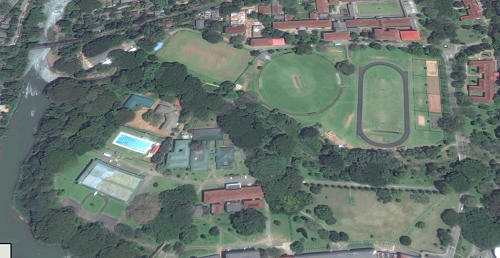
//> input picture 01/Project/Project/3.png, 500 x 258 px
$ ./Cap   (built with g++ and OpenCV 4)
//> lines starting //> are read from the running program, lines starting //| are printed output that depends on the picture; after the words box and inside, x2 and y2 are one past the last pixel; in counts of white or black regions, pixels touching at a corner belong together
#include "opencv/cv.h"
#include "opencv/highgui.h"
#include "opencv2/opencv.hpp"
#include "opencv2/core/core.hpp"
#include "opencv2/opencv.hpp"
#include "opencv2/highgui/highgui.hpp"
#include "opencv2/imgproc/imgproc.hpp"
#include "iostream"
#include "stdio.h"
#include "string"
#include <stdlib.h>

using namespace cv;
using namespace std;

int lowerH = 168;
int upperH = 256;

int lowerS = 175;
int upperS = 256;

int lowerV = 0;
int upperV = 256;

IplImage* frame = 0;
IplImage* frame2 = 0;
IplImage* imgHSV = 0;
IplImage* imgThresh = 0;


void draw_conture(IplImage * temp)
{


	CvSeq* contour;
	CvSeq* result;
	CvMemStorage *storage = cvCreateMemStorage(0);

	cvFindContours(temp, storage, &contour, sizeof(CvContour),
		CV_RETR_LIST, CV_CHAIN_APPROX_SIMPLE, cvPoint(0, 0));

	for (; contour != 0; contour = contour->h_next)
	{
		result = cvApproxPoly(contour, sizeof(CvContour),
			storage, CV_POLY_APPROX_DP, cvContourPerimeter(contour)*0.02, 0);
		CvRect rect = cvBoundingRect(contour, 0);
		if (cvContourArea(result, CV_WHOLE_SEQ, 0) >= 1000)
		{

			frame2 = cvCreateImage(cvGetSize(frame), frame->depth, frame->nChannels);
			cvCopy(frame, frame2);
			cvRectangle(frame2, cvPoint(rect.x, rect.y),
				cvPoint(rect.x + rect.width, rect.y + rect.height), CV_RGB(0, 0, 255), 2, 8, 0);
		}
	}
	cvShowImage("Object Color Range", frame2);
}

#pragma region trackbar

void on_trackbar1(int position)
{
	lowerH = position;
	cvInRangeS(imgHSV, cvScalar(lowerH, lowerS, lowerV), cvScalar(upperH, upperS, upperV), imgThresh);
	cvShowImage("Object Detected", imgThresh);
	draw_conture(imgThresh);
}

void on_trackbar2(int position)
{
	upperH = position;
	cvInRangeS(imgHSV, cvScalar(lowerH, lowerS, lowerV), cvScalar(upperH, upperS, upperV), imgThresh);
	cvShowImage("Object Detected", imgThresh);
	draw_conture(imgThresh);
}

void on_trackbar3(int position)
{
	lowerS = position;
	cvInRangeS(imgHSV, cvScalar(lowerH, lowerS, lowerV), cvScalar(upperH, upperS, upperV), imgThresh);
	cvShowImage("Object Detected", imgThresh);
	draw_conture(imgThresh);
}

void on_trackbar4(int position)
{
	upperS = position;
	cvInRangeS(imgHSV, cvScalar(lowerH, lowerS, lowerV), cvScalar(upperH, upperS, upperV), imgThresh);
	cvShowImage("Object Detected", imgThresh);
	draw_conture(imgThresh);
}

void on_trackbar5(int position)
{
	lowerV = position;
	cvInRangeS(imgHSV, cvScalar(lowerH, lowerS, lowerV), cvScalar(upperH, upperS, upperV), imgThresh);
	cvShowImage("Object Detected", imgThresh);
	draw_conture(imgThresh);
}

void on_trackbar6(int position)
{
	upperV = position;
	cvInRangeS(imgHSV, cvScalar(lowerH, lowerS, lowerV), cvScalar(upperH, upperS, upperV), imgThresh);
	cvShowImage("Object Detected", imgThresh);
	draw_conture(imgThresh);
}

#pragma endregion trackbar

int main()
{
	cvNamedWindow("Object Color Range", 1);
	//cvNamedWindow("Object Detected", 1);

	int capacity=0;
	int section;
	int view;
	//int x;
	while (capacity++ <= 4) {
		cout << "\t\t''''Peradeniya University''''\n ";
		cout << "\n\t\t\t\t'''SECTION'''\n";
		cout << "\t1.Runnig Track\n";
		cout << "\t2.Cricket Ground\n";
		cout << "\t3.Indoor Stadium\n";
		cout << "\t4.River\n";
		cout << "\t5.Ruger ground\n";
		cout << "\nselect section :";
		cin >> section;
//> the answer given: 1
		cout << "\nEnter view :\n";
		cin >> view;
//> the answer given: 3


		if (section == 1)// Running Track
		{
			if (view == 1) {
				frame = cvLoadImage("1.png", 1);
			}
			if (view == 2) {
				frame = cvLoadImage("2.png", 1);
			}
			if (view == 3) {
				frame = cvLoadImage("3.png", 1);
//> frame is the input picture: 258 rows x 500 cols, CV_8UC3; mean B, G, R 109.4, 116.5, 103.4
			}

			lowerH = 55; upperH = 154;
			lowerS = 0; upperS = 40;
			lowerV = 97; upperV = 142;
		}


		else if (section == 2)//Cricket Ground
		{
			if (view == 1) {
				frame = cvLoadImage("1.png", 1);
			}
			if (view == 2) {
				frame = cvLoadImage("2.png", 1);
			}
			if (view == 3) {
				frame = cvLoadImage("3.png", 1);
			}
			lowerH = 47; upperH = 189;
			lowerS = 49; upperS = 222;
			lowerV = 143; upperV = 215;
		}
		else if (section == 3)//Indoor Stadium
		{
			if (view == 1) {
				frame = cvLoadImage("1.png", 1);
			}
			if (view == 2) {
				frame = cvLoadImage("2.png", 1);
			}
			if (view == 3) {
				frame = cvLoadImage("3.png", 1);
			}
			lowerH = 70; upperH = 116;
			lowerS = 10; upperS = 155;
			lowerV = 148; upperV = 256;
		}
		else if (section == 4)//River
		{
			if (view == 1) {
				frame = cvLoadImage("1.png", 1);
			}
			if (view == 2) {
				frame = cvLoadImage("2.png", 1);
			}
			if (view == 3) {
				frame = cvLoadImage("3.png", 1);
			}
			lowerH = 0; upperH = 96;
			lowerS = 3; upperS = 46;
			lowerV = 96; upperV = 126;
		}

		else if (section == 5)//RugerGround
		{
			if (view == 1) {
				frame = cvLoadImage("1.png", 1);
			}
			if (view == 2) {
				frame = cvLoadImage("4.png", 1);
			}
			if (view == 3) {
				frame = cvLoadImage("3.png", 1);
			}
			lowerH = 18; upperH = 192;
			lowerS = 32; upperS = 222;
			lowerV = 143; upperV = 215;
		}


		cvCreateTrackbar("LowerH", "Object Detected", &lowerH, 256, on_trackbar1);
		cvCreateTrackbar("UpperH", "Object Detected", &upperH, 256, on_trackbar2);
		cvCreateTrackbar("LowerS", "Object Detected", &lowerS, 256, on_trackbar3);
		cvCreateTrackbar("UpperS", "Object Detected", &upperS, 256, on_trackbar4);
		cvCreateTrackbar("LowerV", "Object Detected", &lowerV, 256, on_trackbar5);
		cvCreateTrackbar("UpperV", "Object Detected", &upperV, 256, on_trackbar6);
		//frame = cvLoadImage("1.png", 1);

		imgHSV = cvCreateImage(cvGetSize(frame), IPL_DEPTH_8U, 3);
		imgThresh = cvCreateImage(cvGetSize(imgHSV), IPL_DEPTH_8U, 1);
		cvCvtColor(frame, imgHSV, CV_BGR2HSV);
//> imgHSV: 258 rows x 500 cols, CV_8UC3; mean H, S, V 76.8, 42.7, 119.5
		cvInRangeS(imgHSV, cvScalar(lowerH, lowerS, lowerV), cvScalar(upperH, upperS, upperV), imgThresh);
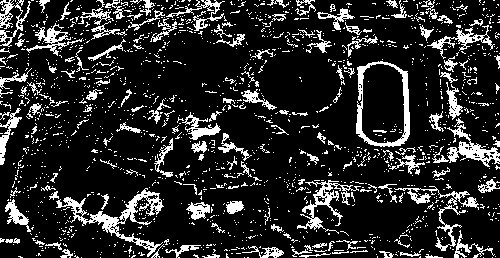
//> imgThresh: 258 rows x 500 cols, CV_8UC1; 16.2% white in thin lines or dots

		//cvShowImage("Object Detected", imgThresh);
		cvShowImage("Object Color Range", frame);

		draw_conture(imgThresh);
//> in draw_conture, `cvFindContours(temp, storage, &contour, sizeof(CvContour), CV_RETR_LIS..`:
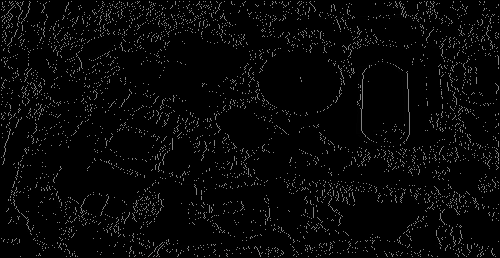
//> temp: 258 rows x 500 cols, CV_8UC1; 16.22% of pixels changed, all inside (x1, y1, x2, y2) = (0, 0, 500, 258)
//> in draw_conture, `cvFindContours(temp, storage, &contour, sizeof(CvContour), CV_RETR_LIS..`: contour = 2017 contours, 1928 with area under 20; largest, box (x1, y1, x2, y2) and area: (356, 61, 410, 147) 3915, (361, 63, 405, 144) 3076, (56, 188, 164, 257) 1259, (447, 124, 499, 167) 668, (297, 180, 361, 234) 624
//> the loop in draw_conture, `for (; contour != 0; contour = contour->h_next)` made 2017 passes
//> rect on passes 1 to 3: Rect(495, 256, 1, 1), Rect(434, 256, 4, 1), Rect(420, 256, 1, 1)
//> after the loop in draw_conture, `for (; contour != 0; contour = contour->h_next)`: contour = 0 contours; result = 1 contour; box (x1, y1, x2, y2) and area: (1, 1, 30, 46) 496
		cvWaitKey(0);
//> in draw_conture (call 2), `cvFindContours(temp, storage, &contour, sizeof(CvContour), CV_RETR_LIS..`: contour = 2017 contours, 1928 with area under 20; largest, box (x1, y1, x2, y2) and area: (356, 61, 410, 147) 3915, (361, 63, 405, 144) 3076, (56, 188, 164, 257) 1259, (447, 124, 499, 167) 668, (297, 180, 361, 234) 624
//> the loop in draw_conture (call 2), `for (; contour != 0; contour = contour->h_next)` made 2017 passes
//> after the loop in draw_conture (call 2), `for (; contour != 0; contour = contour->h_next)`: contour = 0 contours
//> in draw_conture (call 3), `cvFindContours(temp, storage, &contour, sizeof(CvContour), CV_RETR_LIS..`: contour = 2017 contours, 1928 with area under 20; largest, box (x1, y1, x2, y2) and area: (356, 61, 410, 147) 3915, (361, 63, 405, 144) 3076, (56, 188, 164, 257) 1259, (447, 124, 499, 167) 668, (297, 180, 361, 234) 624
//> after the loop in draw_conture (call 3), `for (; contour != 0; contour = contour->h_next)`: contour = 0 contours
//> in draw_conture (call 4), `cvFindContours(temp, storage, &contour, sizeof(CvContour), CV_RETR_LIS..`: contour = 2017 contours, 1928 with area under 20; largest, box (x1, y1, x2, y2) and area: (356, 61, 410, 147) 3915, (361, 63, 405, 144) 3076, (56, 188, 164, 257) 1259, (447, 124, 499, 167) 668, (297, 180, 361, 234) 624

		cvReleaseImage(&imgHSV);
		cvReleaseImage(&imgThresh);
		cvReleaseImage(&frame);


		cvDestroyAllWindows();
	}

	cout << "\t\t\tTHANK YOU!!\n";
	return 0;
}
